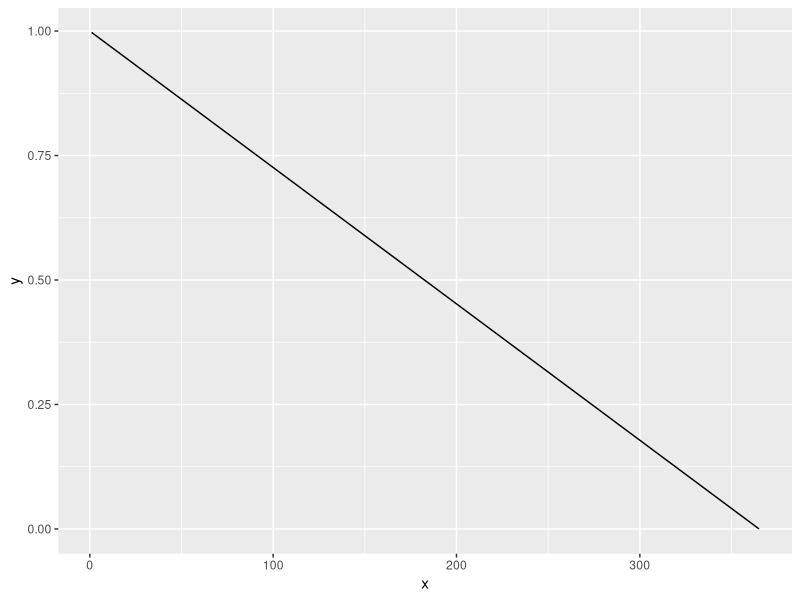
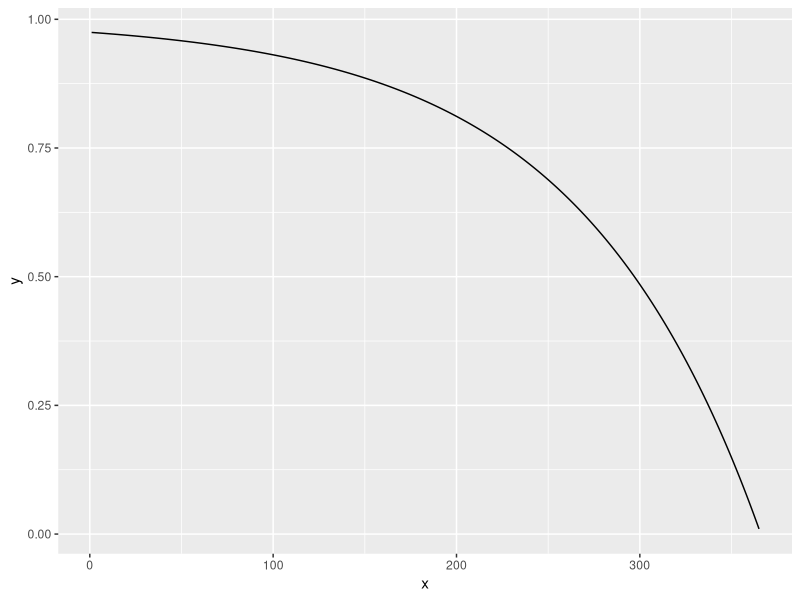
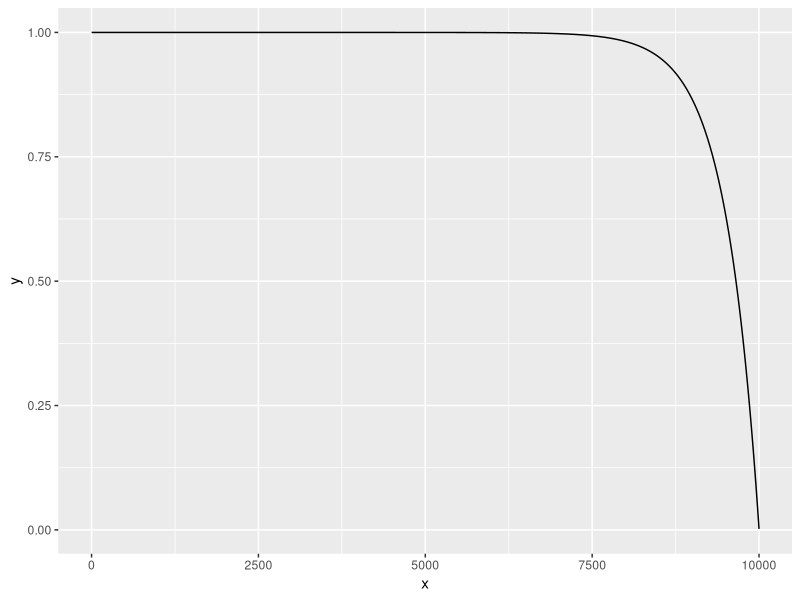

These figures' R source, in order:
## ---- chunk 1
base64stringify <- function(path){
  paste0("data:image/png;base64 ",knitr::image_uri(path))
}
knitr::opts_chunk$set(echo = TRUE, fig.process=base64stringify)
library(ggplot2)
library(magrittr)
## ---- chunk 2
data.frame(
  x = 1:365,
  y = 1-(1:365)/365
) %>%
  ggplot(aes(x = x, y = y)) + geom_line()
## ---- chunk 3
data.frame(
  x = 365:1,
  y = 1-(1-0.01)^(1:365)
) %>%
  ggplot(aes(x = x, y = y)) + geom_line()
## ---- chunk 4
data.frame(
  x = 10000:1,
  y = 1-(1-0.002)^(1:10000)
) %>%
  ggplot(aes(x = x, y = y)) + geom_line()
